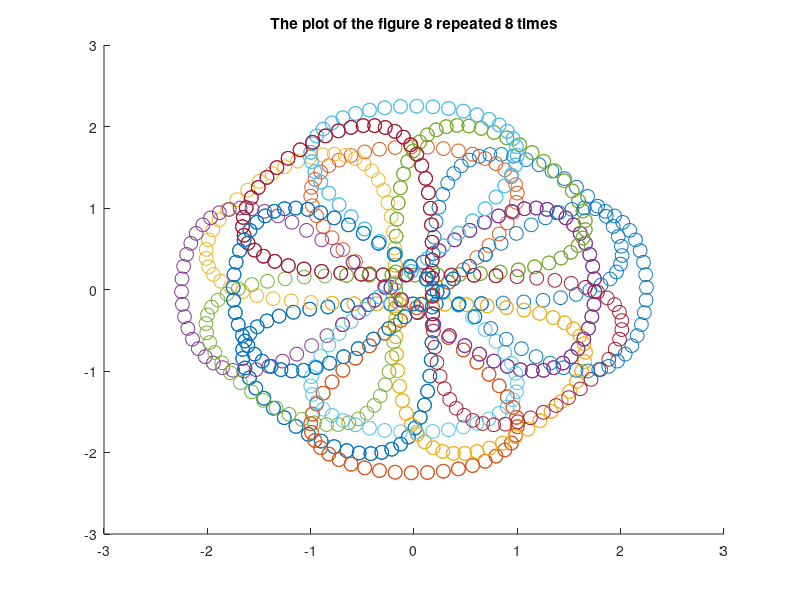

This figure's MATLAB source:
N=8; % number of times the figure 8 will be plot
r=0.25; % maximum radius
figure; % create a figure
hold on
for i=1:N
    t=-2*pi:0.1:2*pi; % here -2*pi to 2*pi taken as to plot the left side and side of the figure 8 from center
    
    th=i*2*pi/N; % theta value
    
    TT=[cos(th),-sin(th),r*cos(th);sin(th),cos(th),r*sin(-th);0,0,1]; % transformation matrix
    
   x=2*cos(t*2*pi/N); % the parametric x vector of figure 8 with phi=2*pi/N which is the phase
   
   y=sin(t*2*2*pi/N); % similarly the parametric y-vector
   ne=ones(1,length(t)); % vector ones of the same length as t
   mat=[x;y;ne]; % matrix where first row is the x-vector and the second is the y-vector and third row is the vector with ones
   V=TT*mat; %vector x and y are transformed
   Y=V(2,:); % the transformed Y vector
   X=V(1,:); % the transformed X vector
   
   plot(X,Y,'o','MarkerSize',10)
   % used to have waiting time of 1 second between successive plots ,it is used to make code less verbose otherwise 
   % you have to use plot command as many times as N
   pause(1); 
    
end
title("The plot of the figure 8 repeated 8 times")
hold off
